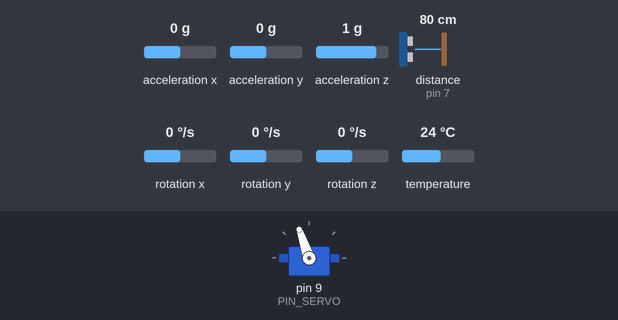
A sketch run on a simulated Arduino Uno, built with avr-gcc and run on an emulated ATmega328P. Parts: servo. The inputs (shaded band) are chosen by the test bench; at power-on: acceleration y 0 g, distance to the obstacle (sensor on pin 7) 80 cm, acceleration z 1 g, rotation x 0 °/s, acceleration x 0 g, rotation y 0 °/s, rotation z 0 °/s, temperature 24 °C. The echo pulse lasts 58.3 µs per cm; what the sketch prints to the serial monitor is not drawn.

Above: at 3.4 s.
3.5 s: acceleration y set to -1.4 g
At 4.4 s:
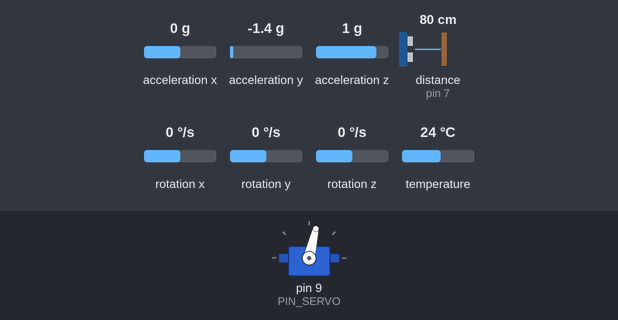
At 5.4 s:
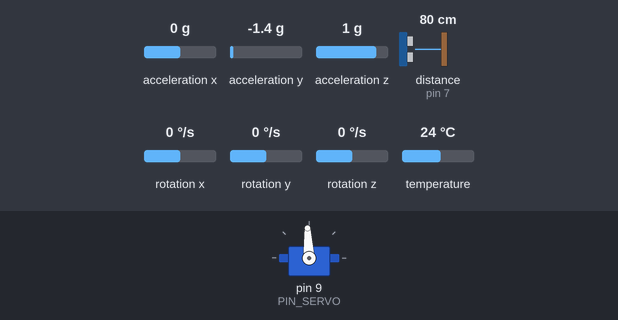
6.1 s: distance to the obstacle (sensor on pin 7) set to 2 cm
7.8 s: acceleration z set to -1.4 g
9.6 s: rotation x set to -192 °/s
11.2 s: distance to the obstacle (sensor on pin 7) set to 4 cm
Timing chart, 0 to 13.7 s (numbered marks = the images above; inputs shaded):
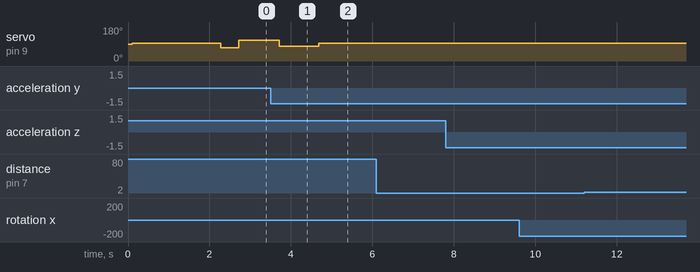

Measured:
- after the input at 6.1 s, every drawn part: stays the same
- after the input at 7.8 s, every drawn part: stays the same
- after the input at 9.6 s, every drawn part: stays the same
- after the input at 11.2 s, every drawn part: stays the same

The sketch:

bab_o_completo.ino
```cpp
#include <Adafruit_MPU6050.h>
#include <NewPing.h>
#include <Servo.h>

#define PI 3.14159265359

#define MAX_DELAY_US 16383

#define ADC_BITS 10
#define ADC_MAX  ((2 << ADC_BITS) - 1)

#define BAUD_RATE  115200
#define SEND_COUNT 9

#define CONTROL_PERIOD_US  20000 // 20 ms (50 Hz)
#define DT                 (CONTROL_PERIOD_US / 1e6)

#define BEAM_MID_M 0.180 // Mitad de la longitud de la barra en metros (MEDIR)
#define CART_MID_M 0.028  // Mitad de la longitud del carro (MEDIR)

#define CALIB_ITERS 25 // Medio segundo de calibración

#define SERVO_AMP_DEG 90
#define SERVO_MAX 30
#define SERVO_MIN_US  500
#define SERVO_MAX_US  2500

#define SONAR_MAX_CM   50
#define SONAR_US_PER_M 5831

#define PIN_POT   A3
#define PIN_SERVO 9
#define PIN_TRIG  6
#define PIN_ECHO  7

#define ALPHA 0.05

#define CALIBRATE 1

unsigned long last_time;

Servo servo;
NewPing sonar(PIN_TRIG, PIN_ECHO, SONAR_MAX_CM);
Adafruit_MPU6050 mpu;

float gyro_bias;
float acc_bias;
float ang_vel;

void setup() {
  Serial.begin(BAUD_RATE);
  servo.attach(PIN_SERVO);

  if (!mpu.begin()) {
    Serial.println("Failed to find MPU6050!");
    while (1) {
      delay(100);
    }
  }

  mpu.setAccelerometerRange(MPU6050_RANGE_8_G);
  mpu.setGyroRange(MPU6050_RANGE_500_DEG);
  mpu.setFilterBandwidth(MPU6050_BAND_44_HZ);

  delay(100);

  moveServo(0);

  delay(2000);

#if CALIBRATE
  sensors_event_t a, g, temp;
  //mpu.getEvent(&a, &g, &temp);
  //gyro_bias = g.gyro.x;

  acc_bias = 0;
  for (int i = 0; i < CALIB_ITERS; i++){
    delayMicroseconds(CONTROL_PERIOD_US);
    mpu.getEvent(&a, &g, &temp);
    acc_bias += atan2(a.acceleration.y, a.acceleration.z) * 180.0 / PI;
    gyro_bias += g.gyro.x;
  }
  acc_bias /= CALIB_ITERS;
  gyro_bias /= CALIB_ITERS;
#else
  // Valores a mano
  gyro_bias = 0;
  acc_bias  = 0;
#endif

  Serial.print("Gyro bias: ");
  Serial.println(gyro_bias);
  Serial.print("Acc bias:  ");
  Serial.println(acc_bias);

  // Siempre debe ser la última línea del setup
  last_time = micros();
}

void loop() {
  runPeriodicallyMicros(CONTROL_PERIOD_US);

  static float ang = 0;
  static float theta_obs = 0;
  static float omega_obs = 0;
  static float pos_obs = 0;
  static float vel_obs = 0;
  static float pos1 = 0;
  static float vel = 0;
  static float time = 0;
  static float u = 0;
  static float ref = 0;


  // float refs[] = {-15, 10};
  float pos = readPosition();
  vel = (pos- pos1)/DT;
  pos1 = pos;
  ang = estimateAngle(ang);
  time += DT;

  // int idx = (int)(time/.5) % 2;
  if (time < .45){
    ref = -20;
  } else if (time < 1.45) {
    ref = 15;
  } else if (time < 2.4) {
    ref = -15;
  } else {
    ref = 0;
  }
  u=ref;
  moveServo(u);

  const float A[4][4] = {{1.0, 0.02, 0.0, 0.0},
                  {-2.75, 0.572, 0.0, 0.0},
                  {0.0, 0.0, 1.0, 0.02},
                  {-0.003, 0.0, 0.0, 0.965}};
  const float B[4] = {0.0, 1.0728, 0.0, 0.0};
  const float C[2][4] = {{1.0, 0.0, 0.0, 0.0},
                  {0.0, 0.0, 1.0, 0.0}};

  // const float L[4][2] = {{0.2327, 0.0}, {   -2.2752  , -0.0000}, {0.0, 0.6257}, {-0.003, 4.3615}};
  const float L[4][2] = {    { 0.0003   , 0.0002},
   {-0.4655  , -0.0020},
    {0.0001  ,  0.3918},
   {-0.0019  ,  1.5908}
};


  // A*[th om pos vel] + B*u + L*[th-th_o pos-pos_o]
  // Implementamos observador
  float theta_obs1 = A[0][0]*theta_obs + A[0][1]*omega_obs + A[0][2]*pos_obs + A[0][3]*vel_obs + L[0][0]*(ang-theta_obs) + L[0][1]*(pos-pos_obs);
  float omega_obs1 = A[1][0]*theta_obs + A[1][1]*omega_obs + A[1][2]*pos_obs + A[1][3]*vel_obs + B[1]*u + L[1][0]*(ang-theta_obs) + L[1][1]*(pos-pos_obs);
  float pos_obs1   = A[2][0]*theta_obs + A[2][1]*omega_obs + A[2][2]*pos_obs + A[2][3]*vel_obs + L[2][0]*(ang-theta_obs) + L[2][1]*(pos-pos_obs);
  float vel_obs1   = A[3][0]*theta_obs + A[3][1]*omega_obs + A[3][2]*pos_obs + A[3][3]*vel_obs + L[3][0]*(ang-theta_obs) + L[3][1]*(pos-pos_obs);
  theta_obs = theta_obs1;
  omega_obs = omega_obs1;
  pos_obs = pos_obs1;
  vel_obs = vel_obs1;

  float datos[] = {u, pos, pos_obs, vel, vel_obs, ang, theta_obs, ang_vel, omega_obs};
  matlab_send(datos);

  // Serial.print(ref);
  // Serial.print(", ");
  // Serial.print(pos);
  // Serial.print(", ");
  // Serial.print(ang);
  // Serial.println();
}

/// Toma valores entre -90 y 90 grados.
/// Satura valores por fuera de ese rango.
void moveServo(float angle) {
  angle = saturate(angle, -SERVO_MAX, SERVO_MAX);
  unsigned int us = remap(angle, -SERVO_AMP_DEG, SERVO_AMP_DEG, SERVO_MIN_US, SERVO_MAX_US);
  servo.writeMicroseconds(us);
}

/// Devuelve la posición del centro del carrito
/// respecto del centro de la barra, en metros.
float readPosition() {
  float distance = readSonar();
  return distance + CART_MID_M - BEAM_MID_M;
}

/// Devuelve una posición de referencia para el carrito
/// respecto del centro de la varilla, en metros.
float readReference() {
  float value = analogRead(PIN_POT);
  return remap(value, 0, ADC_MAX, -BEAM_MID_M, BEAM_MID_M);
}

/// Devuelve el ángulo de la barra filtrado con un filtro complementario.
float estimateAngle(float prev_ang) {
  sensors_event_t a, g, temp;
  mpu.getEvent(&a, &g, &temp);

  ang_vel = (g.gyro.x - gyro_bias) * 180.0 / PI;
  float ang_gyro = prev_ang + DT * (g.gyro.x - gyro_bias) * 180.0 / PI;
  float ang_acc = atan2(a.acceleration.y, a.acceleration.z) * 180.0 / PI - acc_bias;

  return ALPHA * ang_acc + (1 - ALPHA) * ang_gyro;
}

float readSonar() {
  unsigned int us = sonar.ping();
  if (us == 0) {
    return (float)SONAR_MAX_CM / 100.0;
  }
  return (float)us / SONAR_US_PER_M;
}

void matlab_send(float data[SEND_COUNT]){
  // Envío de header
  Serial.write("abcd");

  for (int i = 0; i < SEND_COUNT; i++) {
    byte * b = (byte *) &data[i];
    Serial.write(b, sizeof(float));
  }
}

float remap(float x, float from_min, float from_max, float to_min, float to_max) {
  return (x - from_min) / (from_max - from_min) * (to_max - to_min) + to_min;
}

float saturate(float x, float min, float max) {
  if (x > max) {
    x = max;
  } else if (x < min) {
    x = min;
  }
  return x;
}

void runPeriodicallyMicros(unsigned long period) {
  unsigned long curr_time = micros();
  unsigned long elapsed = curr_time - last_time;
  long sleep_time = (long)(period - elapsed);
  last_time += period;

  if (sleep_time > 0) {
    delayMicrosecondsFixed(sleep_time);
  }
}

void delayMicrosecondsFixed(unsigned long us) {
  while (us > MAX_DELAY_US) {
    us -= MAX_DELAY_US;
    delayMicroseconds(MAX_DELAY_US);
  }
  delayMicroseconds(us);
}
```
